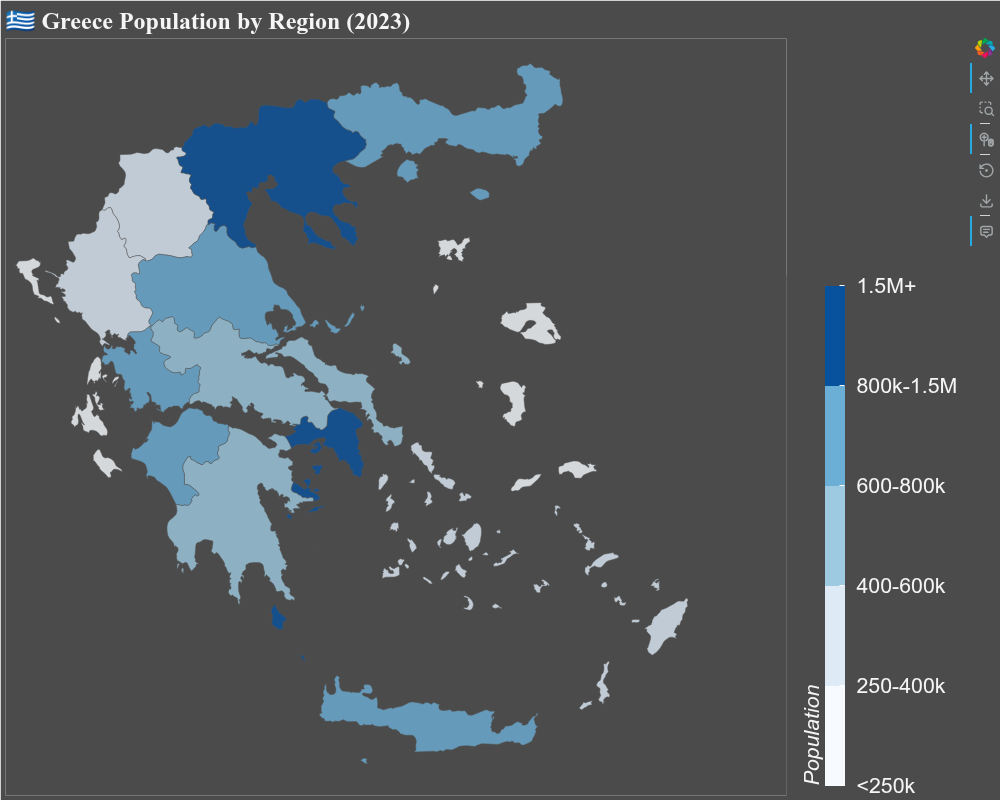

Python code for this plot:
from bokeh_rocks import plot_country_choropleth, save_plot, show

# Regional population 2023
population_data = {
    'Anatoliki Makedonia kai Thraki': 602546,  # East Macedonia and Thrace
    'Kentriki Makedonia': 1792069,              # Central Macedonia (Thessaloniki)
    'Dytiki Makedonia': 257504,                 # West Macedonia
    'Ipeiros': 319019,                          # Epirus
    'Thessalia': 687527,                        # Thessaly
    'Ionioi Nisoi': 203579,                     # Ionian Islands
    'Dytiki Ellada': 646709,                    # West Greece
    'Stereá Elláda': 525106,                    # Central Greece
    'Attiki': 3792469,                          # Attica (Athens) - 37% of population
    'Peloponnisos': 541881,                     # Peloponnese
    'Voreio Aigaio': 195509,                    # North Aegean
    'Notio Aigaio': 326945,                     # South Aegean
    'Kriti': 622909                             # Crete
}

p = plot_country_choropleth(
    geojson_url="https://raw.githubusercontent.com/martynafford/natural-earth-geojson/master/10m/cultural/ne_10m_admin_1_states_provinces.json",
    data_dict=population_data,
    value_col='population',
    country_name='🇬🇷 Greece',
    palette=["#f7fbff", "#deebf7",  "#9ecae1", "#6baed6",  "#08519c"],
    bin_edges=[0, 250000, 400000, 600000, 800000, 1500000, 4000000],
    bin_labels=["<250k", "250-400k", "400-600k", "600-800k", "800k-1.5M", "1.5M+"],
    title="🇬🇷 Greece Population by Region (2023)",
    name_property='name',
    legend_title='Population',
    tooltip_label='Population',
    value_format='{0,0}',
    width=1000,
    height=800,
    bounds=(19.5, 34.5, 29.5, 42.0), bg_color='#4b4b4b'
)

show(p)
save_plot(p, "output/geo_05")
